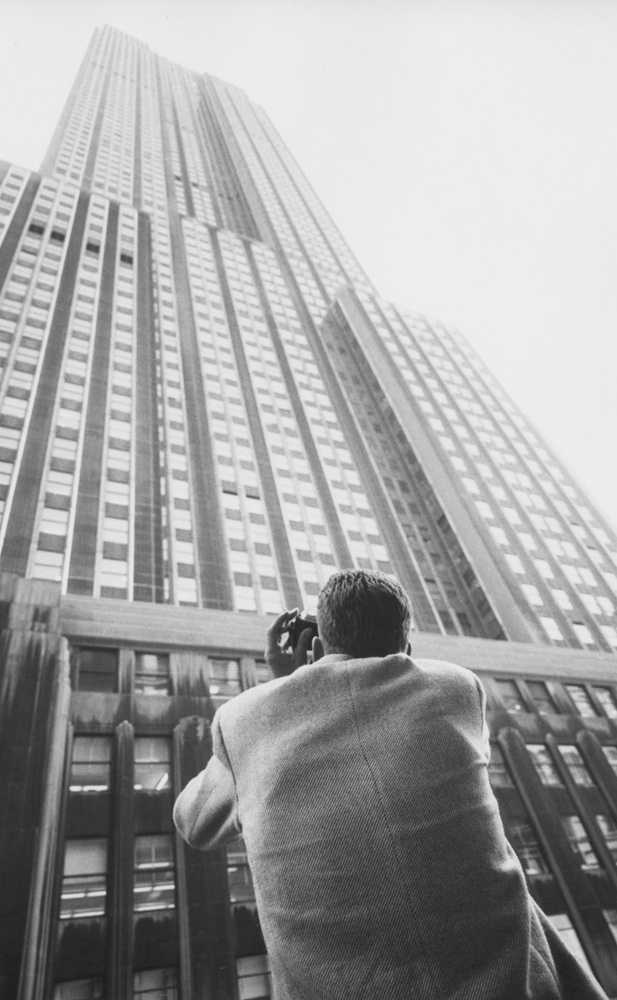
#> input picture library-of-congress-t5fqtwIn9HQ-unsplash.jpg, 617 x 1000 px, shrunk from 4936 x 8000 before the run, found by its file name
$ python Gaussian_Thresholding.py
#> lines starting #> are read from the running program, lines starting #| are printed output that depends on the picture; long printed decimals are rounded
import cv2
import numpy as np
from scipy.ndimage import gaussian_filter
import matplotlib.pyplot as plt

def apply_gaussian_thresholding(image, sigma):
    # Convert the image to floating point for calculations
    image_float = image.astype(float)
    # Scale the image intensities to the 0-255 range
    image_scaled = ((image_float - np.min(image_float)) / (np.max(image_float) - np.min(image_float))) * 255

    # Calculate the Gaussian weights
    weights = np.zeros_like(image_float)
    weights[image_scaled.shape[0]//2, image_scaled.shape[1]//2] = 1
    weights = gaussian_filter(weights, sigma)

    # Calculate the weighted sum of the pixel intensities
    weighted_sum = gaussian_filter(image_scaled, sigma)
    print(f'Max weighted_sum: {np.max(weighted_sum)}, Min weighted_sum: {np.min(weighted_sum)}')

    # Calculate the sum of the weights
    sum_weights = gaussian_filter(weights, sigma)
    print(f'Max sum_weights: {np.max(sum_weights)}, Min sum_weights: {np.min(sum_weights)}')

    # Calculate the threshold for each pixel

    threshold = weighted_sum / (sum_weights + 1e-10)
    print(f"Max threshold: {np.max(threshold)}, Min threshold: {np.min(threshold)}")
    print(f"Max image intensity: {np.max(image_scaled)}, Min image intensity: {np.min(image_scaled)}")
    # Apply the thresholding operation to the original image
    thresholded_image = np.where(image_scaled >= threshold, 255, 0).astype(np.uint8)

    return thresholded_image

# Load the image
image_path = "/Users/meltemballan/Documents/Image_Processing/CH4_Ballan/library-of-congress-t5fqtwIn9HQ-unsplash.jpg"
image = cv2.imread(image_path, cv2.IMREAD_GRAYSCALE)
#> image is the input picture: shape (1000, 617); min 28, max 240, mean 162.8

# Define a range of sigma values to test
sigma_values = np.linspace(1, 5, 5)

# Split the image into a training set and a validation set
train_image = image[:image.shape[0]//2, :image.shape[1]//2]
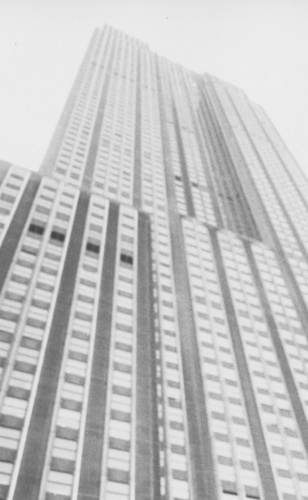
#> train_image: shape (500, 308); min 67, max 238, mean 196.2
valid_image = image[image.shape[0]//2:, image.shape[1]//2:]
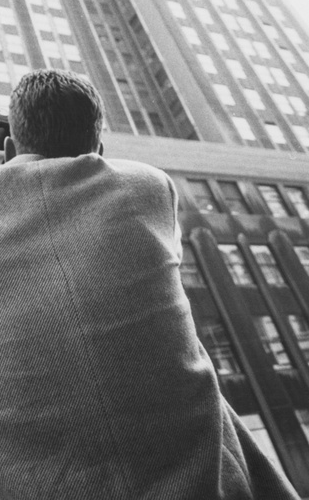
#> valid_image: shape (500, 309); min 30, max 238, mean 114.5

# Find the sigma value that gives the best thresholding results on the validation set
best_sigma = None
best_score = float('inf')

for sigma in sigma_values:
    # Apply Gaussian thresholding to the training set
    thresholded_train_image = apply_gaussian_thresholding(train_image, sigma)

    # Apply the same thresholding to the validation set
    thresholded_valid_image = apply_gaussian_thresholding(valid_image, sigma)

    # Calculate the difference between the thresholded validation image and the original validation image
    score = np.sum((valid_image - thresholded_valid_image)**2)

    # Update the best sigma value if the current score is lower
    if score < best_score:
        best_score = score
        best_sigma = sigma
#> this loop made 5 passes
#> best_score on pass 1: 17062646
#> (printed output is left out)
#> pass 1, in apply_gaussian_thresholding, `image_scaled = ((image_float - np.min(image_float)) / (np.max(image_fl..`:
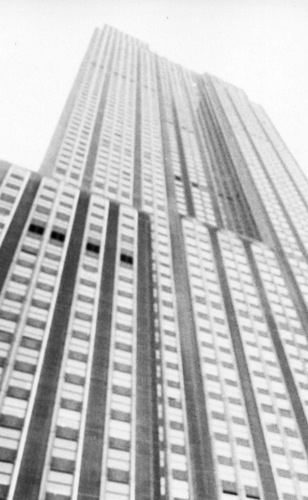
#> image_scaled: shape (500, 308) float64; min 0, max 255, mean 192.6
#> after the loop, best_score = 17062646; best_sigma = 1

# Apply Gaussian thresholding to the entire image using the best sigma value
thresholded_image = apply_gaussian_thresholding(image, best_sigma)
#> in apply_gaussian_thresholding (call 11), `image_scaled = ((image_float - np.min(image_float)) / (np.max(image_fl..`:
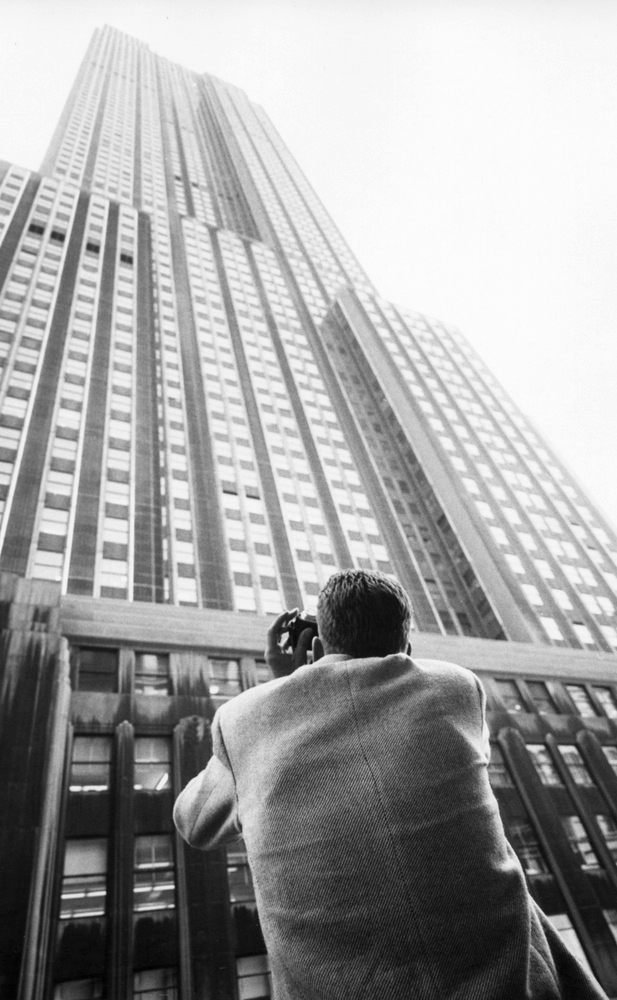
#> image_scaled: shape (1000, 617) float64; min 0, max 255, mean 162.1
#| Max weighted_sum: 253.247, Min weighted_sum: 3.669
#| Max sum_weights: 0.07959, Min sum_weights: 0.0
#| Max threshold: 2532472439631.402, Min threshold: 2342.827
#| Max image intensity: 255.0, Min image intensity: 0.0
#> in apply_gaussian_thresholding (call 11), `thresholded_image = np.where(image_scaled >= threshold, 255, 0).astype..`: thresholded_image: shape (1000, 617); every value is 0

# Display the images
plt.figure(figsize=(10, 5))

plt.subplot(1, 2, 1)
plt.imshow(image, cmap='gray')
plt.title('Original Image')

plt.subplot(1, 2, 2)
plt.imshow(thresholded_image, cmap='gray')
plt.title('Optimized Recursive Gaussian-Weighted Thresholded Image')

plt.tight_layout()
plt.show()

$ run again, with bundo-kim-S-TcfjrYVKo-unsplash.jpg copied over library-of-congress-t5fqtwIn9HQ-unsplash.jpg
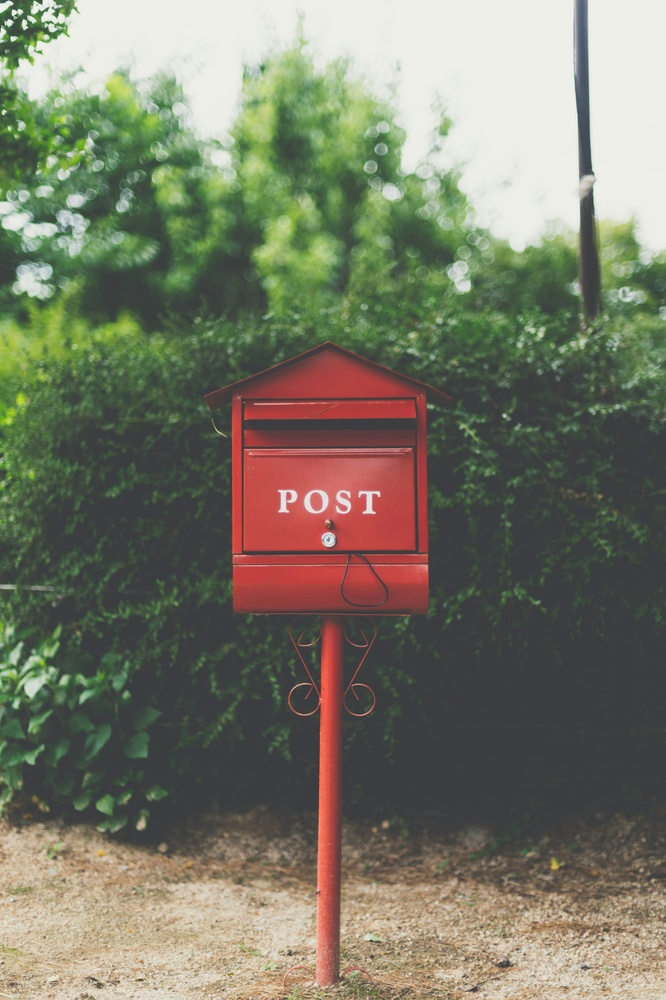
#> input picture bundo-kim-S-TcfjrYVKo-unsplash.jpg, 666 x 1000 px, shrunk from 3219 x 4836 before the run, found by its file name
#> the loop `for sigma in sigma_values:` made 5 passes
#> best_score on pass 1: 17456503
#> (printed output is left out)
#> pass 1, in apply_gaussian_thresholding, `image_scaled = ((image_float - np.min(image_float)) / (np.max(image_fl..`:
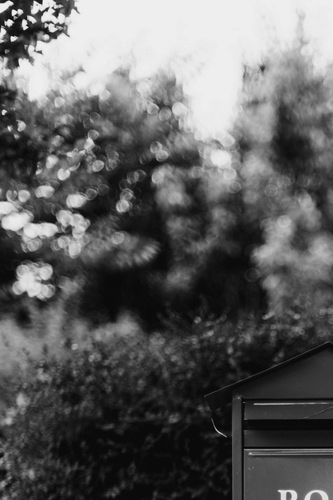
#> image_scaled: shape (500, 333) float64; min 0, max 255, mean 96.4
#> after the loop `for sigma in sigma_values:`: best_score = 17456503; best_sigma = 1
#> in apply_gaussian_thresholding (call 11), `image_scaled = ((image_float - np.min(image_float)) / (np.max(image_fl..`:
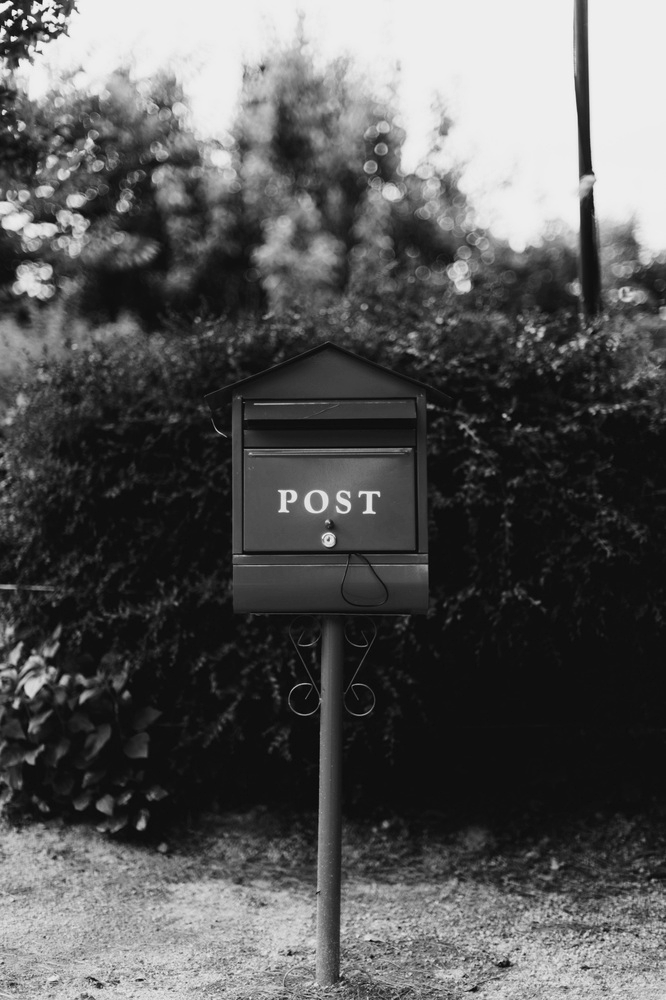
#> image_scaled: shape (1000, 666) float64; min 0, max 255, mean 87.9
#| Max weighted_sum: 239.506, Min weighted_sum: 14.402
#| Max sum_weights: 0.07959, Min sum_weights: 0.0
#| Max threshold: 2395061448179.223, Min threshold: 1413.811
#| Max image intensity: 255.0, Min image intensity: 0.0
#> thresholded_image: shape (1000, 666); every value is 0
